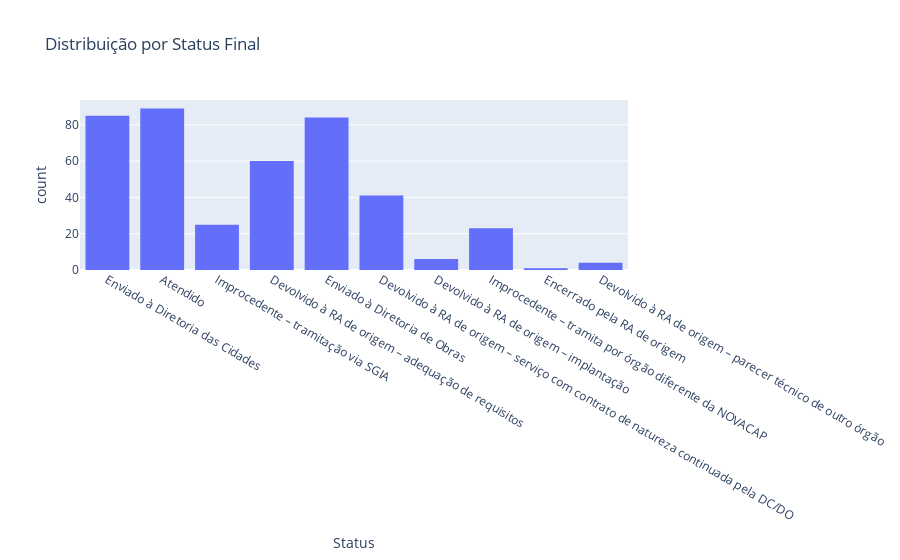

Notebook code cell kept with this figure:
### Code cell
# 📈 Gráfico: Distribuição por Status Final
px.histogram(df, x='status_final', title='Distribuição por Status Final', labels={'status_final': 'Status'})

### Figure 1 — Plotly figure (JSON) as saved in the notebook; plotly's stock layout.template omitted (floating-point values rounded to 4 significant figures; data arrays with more than 128 entries replaced by an {"elided": "..."} marker saying what was removed)
{"data": [{"bingroup": "x", "hovertemplate": "Status=%{x}<br>count=%{y}<extra></extra>", "legendgroup": "", "marker": {"color": "#636efa", "pattern": {"shape": ""}}, "name": "", "orientation": "v", "showlegend": false, "type": "histogram", "x": {"elided": "418 str values"}, "xaxis": "x", "yaxis": "y"}], "layout": {"barmode": "relative", "legend": {"tracegroupgap": 0}, "title": {"text": "Distribuição por Status Final"}, "xaxis": {"anchor": "y", "domain": [0, 1], "title": {"text": "Status"}}, "yaxis": {"anchor": "x", "domain": [0, 1], "title": {"text": "count"}}}}
